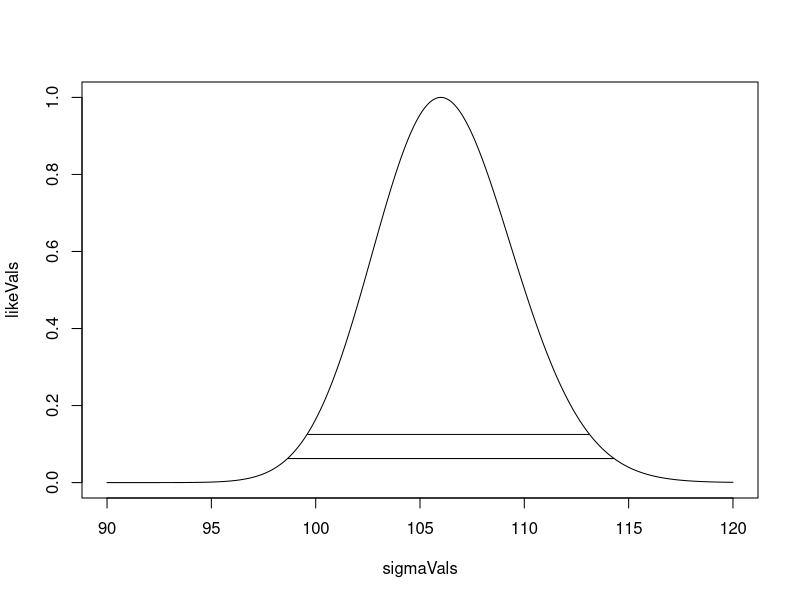

Reproduce this figure in R. (Note: this script raises an error after producing the figure.)
## Study of 513 organo-lead manufacturing workers reported an average TBV of 1150.315 cm3 w/ σ = 105.997.
## Assuming normality of the underlying measurements, calculate a CI for population variation in TBV

## Create CI for variance
x_bar <- 1150.315
s <- 105.997
sample_var <- s**2
n <- 513
alpha <- .05
qtiles <- qchisq(p = c(alpha/2,1-alpha/2), df = n-1)

## rev() = reverse elements
(pop_var_CI <- rev((n-1)*sample_var/qtiles))
# interval for sd
(pop_sd_ci <- sqrt(pop_var_CI))

## plot likelihood
sigmaVals <- seq(90,120,length=1000) #90-120 to contain interval above
# evaluate gamma likelihood
likeVals <- dgamma((n-1)*sample_var,
                   shape=(n-1)/2,
                   scale=2*sigmaVals**2) # evaluate likelihood over 1000 pts (sigmaVals)
# normalize the likelihood
likeVals <- likeVals/max(likeVals)

# plot marginal likelihood for sigma
plot(sigmaVals,likeVals,type="l")

## create reference lines
# taking coordinates + join corresponding points w/ line segments
lines(range(sigmaVals[likeVals>=1/8]), c(1/8,1/8))
lines(range(sigmaVals[likeVals>=1/16]), c(1/16,1/16))


#### Gosset's (Student's) t-distribution
## get sleep data analyzed in Gosset's Biometrika paper
##  shows increase in hours for 10 pts on 2 sopoforic drugs
## R treats as 2 groups rather than paired observations
data("sleep")
group1 <- sleep$extra[1:10]
group2 <- sleep$extra[11:20]
difference <- group2 - group1
(mu_n <- mean(difference))
(s <- sd(difference))
n <- 10
## create CI = mean + t-quantile @ .975 (for 95% confidence) * std. err
tquant_conf95 <- qt((1-(1-.95)/2), n-1)
stdErr <- s/sqrt(n)
# manual CI
mu_n + c(-1,1)*tquant_conf95*stdErr
# automatic CI
t.test(difference)$conf.int


## 1D likelihood for effect size = µ/σ 
tStat <- sqrt(n)*mu/s
effectSizeVals <- seq(0,3,length=1000)
# get t density w/ dt(quantiles,dF,# of observations)    ncp = non-centrality parameter (loop over all of them)
likelihoodVals <- dt(tStat, df = n-1, ncp = sqrt(n)*effectSizeVals)
# normalize the likelihood
likelihoodVals <- likelihoodVals/max(likelihoodVals)

plot(effectSizeVals,likelihoodVals,type="l")
lines(range(effectSizeVals[likelihoodVals>=1/8]),c(1/8,1/8))
lines(range(effectSizeVals[likelihoodVals>=1/16]),c(1/16,1/16))

### profile likelihood
muVals <- seq(0,3,length=1000)
likelihoodVals <- sapply(muVals, function(mu){
  (sum((difference-mu)**2) / sum((difference-mu_n)**2))**(-n/2)
})
plot(muVals,likelihoodVals,type="l")
lines(range(muVals[likelihoodVals>=1/8]),c(1/8,1/8))
lines(range(muVals[likelihoodVals>=1/16]),c(1/16,1/16))








data(islands)
hist(islands)
hist(log10(islands))

stem(log10(islands))

dotchart(log10(islands))

data(InsectSprays)
attach(InsectSprays)
plot(c(.5,6.5), range(count))
sprayTypes <- unique(spray)
for (i in 1:length(sprayTypes)) {
  y <- count[spray==sprayTypes[i]]
  n <- sum(spray==sprayTypes[i])
  points(jitter(rep(i,n),amount=.1),y)
  lines(i + c(.12,.28),rep(mean(y),2),lwd=3)
  # CI
  lines(rep(i + .2, 2),
        mean(y) + c(-1.96,1.96)*sd(y)/sqrt(n))
}

############  QUIZ

## Create CI for variance
n_w <- 8
n_ctrl<- 8
mean_w <- 6
mean_ctrl <- 4
var_w <- 3 
var_ctrl <- 5
df <- sum(n_w,n_ctrl)-2
std_pooled_var_estimator <- ((n_w - 1)*var_w + (n_ctrl - 1)*var_ctrl)/df
## grab quantiles for 95% CI
qtiles <- qt(p=.975,df=df)
# compute CI bouds
(lo <- (mean_w - mean_ctrl) - qtiles*sqrt(std_pooled_var_estimator*((1/n_w)+(1/n_ctrl))))
(hi <- (mean_w - mean_ctrl) + qtiles*sqrt(std_pooled_var_estimator*((1/n_w)+(1/n_ctrl))))

#install.packages("boot")
temp <- expand.grid(c(1, 3, 7), c(1, 3, 7), c(1, 3, 7))
table(apply(temp, 1, median))

## 
unif <- dunif(runif(10000),min=0,max=1)
exp <- dexp(rexp(10000),rate=1)
qqplot(x=unif,y=exp)

## Create CI for variance
x_bar <- 1100
s <- 30
sample_var <- s**2
n <- 9
stdErr <- s/sqrt(n)
alpha <- .05
## grab quantiles
qtiles <- qt(p =1-alpha/2, df = n-1)
## rev() = reverse elements due to order of returned qtiles
(lo <- x_bar - qtiles*stdErr)
(hi <- x_bar + qtiles*stdErr)


x_bar <- -2
n <- 9
alpha <- .05
## grab quantiles
qtiles <- qt(p =1-alpha/2, df = n-1)
## rev() = reverse elements due to order of returned qtiles
(x_bar/qtiles)*sqrt(n)



## Create CI for variance
n_new <- 10
n_old<- 10
mean_new <- 3
mean_old <- 5
var_new <- .6 
var_old <- .68
df <- sum(n_new,n_old)-2
std_pooled_var_estimator <- ((n_new - 1)*var_new + (n_old - 1)*var_old)/df
## grab quantiles for 95% CI
qtiles <- qt(p=.975,df=df)
# compute CI bouds
(lo <- (mean_new - mean_old) - qtiles*sqrt(std_pooled_var_estimator*((1/n_new)+(1/n_old))))
(hi <- (mean_new - mean_old) + qtiles*sqrt(std_pooled_var_estimator*((1/n_new)+(1/n_old))))

#install.packages("boot")
temp <- expand.grid(c(1, 3), c(1, 3))
table(apply(temp, 1, mean))